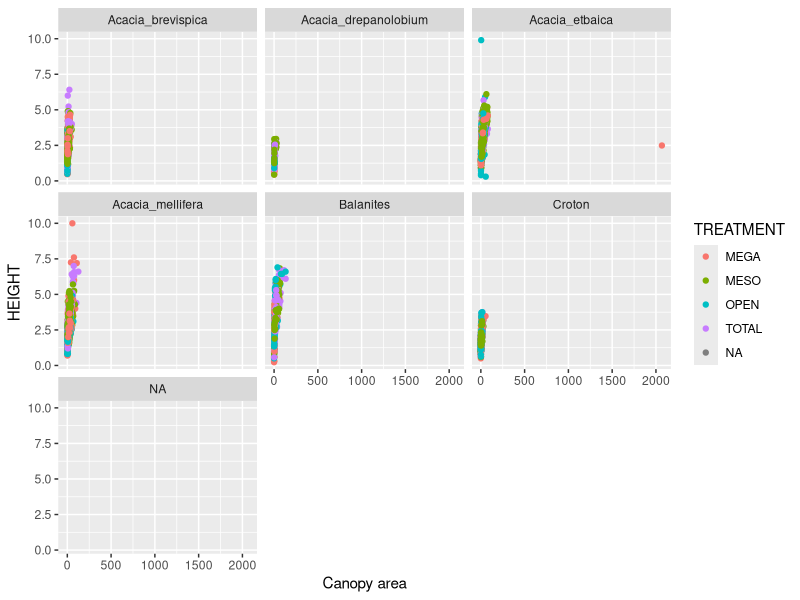
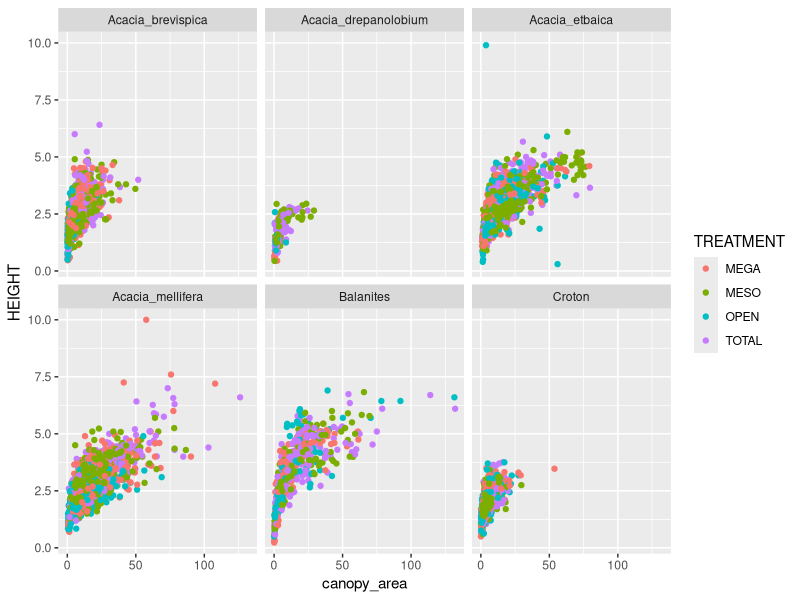
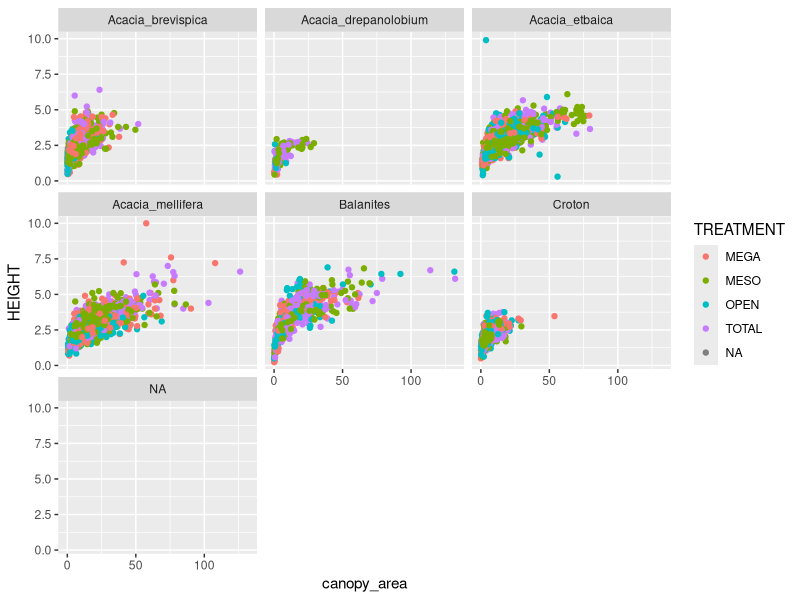
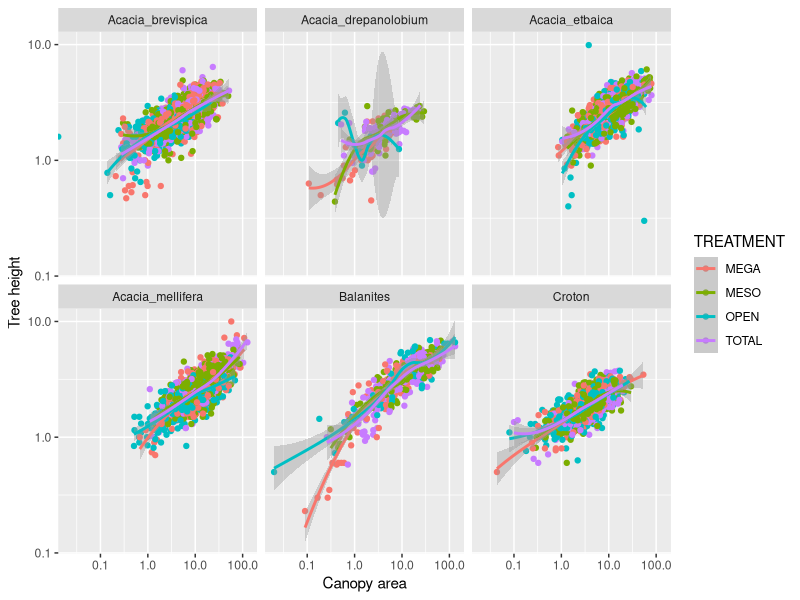

Reproduce these figures in R, in order.
## ---- chunk 1
knitr::opts_chunk$set(echo = TRUE)
library(readr)
library(ggplot2)
# getwd()
## ---- chunk 2
trees <- read_tsv(file = "../data-raw/TREE_SURVEYS.txt")
head(trees)
## ---- chunk 3
str(trees)
head(trees$HEIGHT)
trees$HEIGHT <- as.numeric(trees$HEIGHT)
head(trees)
## ---- chunk 4
trees <- read_tsv("../data-raw/TREE_SURVEYS.txt",
               col_types = list(HEIGHT = col_double(),
                                AXIS_2 = col_double()))
## ---- chunk 5
canopy_area <- trees$AXIS_1 * trees$AXIS_2
head(trees)
trees$canopy_area <- canopy_area
trees$area <- canopy_area
## ---- chunk 6
numbers <- -10:10
letters[-4]
numbers[c(1:3,5:10)]
numbers[-4]
trees[1:3,-(5:10)]
trees
## ---- chunk 7
trees_test <- subset(trees, select=c(SURVEY, YEAR, SITE, canopy_area))
str(trees_test)
trees_test <- data.frame(SURVEY = trees$SURVEY, 
                         YEAR = trees$YEAR, 
                         SITE = trees$SITE, 
                         canopy_area = trees$canopy_area)
str(trees_test)
trees2 <- trees[,c("SURVEY", "YEAR", "SITE", "canopy_area")]
str(trees2)
## ---- chunk 8
ggplot(data = trees, mapping = aes(x = canopy_area, y = HEIGHT, color = TREATMENT)) +
  geom_point() +
  labs(x = "Canopy area") +
  facet_wrap(~SPECIES) 
## ---- chunk 9
# we can do this with the subset function
trees3 <- subset(trees, canopy_area <= 400)
# which(is.na(trees4$TREATMENT))

# OR finding the actual value that is the outlier
which(trees$canopy_area > 200)
trees[3839,]
trees4 <- trees[-3839,]
# n <- which(is.na(trees4$TREATMENT))
# trees4[n,]
## ---- chunk 10
ggplot(data = trees3, mapping = aes(x = canopy_area, y = HEIGHT, color = TREATMENT)) +
  geom_point() +
  facet_wrap(~SPECIES)
## ---- chunk 11
ggplot(data = trees4, mapping = aes(x = canopy_area, y = HEIGHT, color = TREATMENT)) +
  geom_point() +
  facet_wrap(~SPECIES)
## ---- chunk 12
ggplot(data = trees3, mapping = aes(x = canopy_area, y = HEIGHT, color = TREATMENT)) +
  geom_point() +
  scale_x_log10() +
  scale_y_log10() +
  facet_wrap(~SPECIES) +
  geom_smooth() +
  labs(x = "Canopy area", y = "Tree height")
